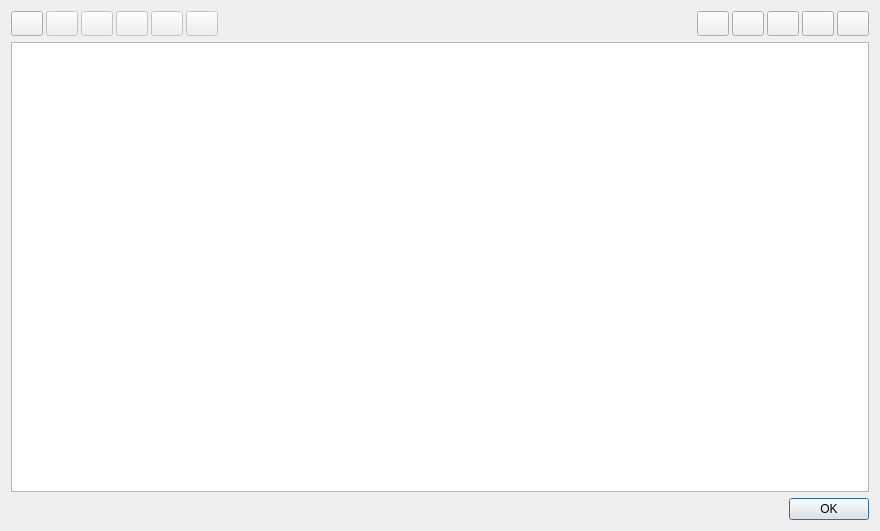
<?xml version="1.0" encoding="UTF-8"?>
<ui version="4.0">
 <class>ConsumerTemplatesForm</class>
 <widget class="QDialog" name="ConsumerTemplatesForm">
  <property name="windowModality">
   <enum>Qt::ApplicationModal</enum>
  </property>
  <property name="geometry">
   <rect>
    <x>0</x>
    <y>0</y>
    <width>880</width>
    <height>531</height>
   </rect>
  </property>
  <property name="windowTitle">
   <string>Data sink definitions</string>
  </property>
  <property name="windowIcon">
   <iconset>
    <normaloff>:/new/icons/qpx.xpm</normaloff>:/new/icons/qpx.xpm</iconset>
  </property>
  <property name="modal">
   <bool>true</bool>
  </property>
  <layout class="QGridLayout" name="gridLayout">
   <item row="0" column="0">
    <layout class="QHBoxLayout" name="horizontalLayout_35">
     <property name="spacing">
      <number>3</number>
     </property>
     <item>
      <widget class="QPushButton" name="pushNew">
       <property name="sizePolicy">
        <sizepolicy hsizetype="Fixed" vsizetype="Fixed">
         <horstretch>0</horstretch>
         <verstretch>0</verstretch>
        </sizepolicy>
       </property>
       <property name="minimumSize">
        <size>
         <width>32</width>
         <height>25</height>
        </size>
       </property>
       <property name="maximumSize">
        <size>
         <width>32</width>
         <height>25</height>
        </size>
       </property>
       <property name="toolTip">
        <string>Add new</string>
       </property>
       <property name="text">
        <string/>
       </property>
       <property name="icon">
        <iconset resource="../resources/icons.qrc">
         <normaloff>:/icons/oxy/16/edit_add.png</normaloff>:/icons/oxy/16/edit_add.png</iconset>
       </property>
       <property name="iconSize">
        <size>
         <width>16</width>
         <height>16</height>
        </size>
       </property>
      </widget>
     </item>
     <item>
      <widget class="QPushButton" name="pushClone">
       <property name="enabled">
        <bool>false</bool>
       </property>
       <property name="sizePolicy">
        <sizepolicy hsizetype="Fixed" vsizetype="Fixed">
         <horstretch>0</horstretch>
         <verstretch>0</verstretch>
        </sizepolicy>
       </property>
       <property name="minimumSize">
        <size>
         <width>32</width>
         <height>25</height>
        </size>
       </property>
       <property name="maximumSize">
        <size>
         <width>32</width>
         <height>25</height>
        </size>
       </property>
       <property name="toolTip">
        <string>Add new</string>
       </property>
       <property name="text">
        <string/>
       </property>
       <property name="icon">
        <iconset resource="../resources/icons.qrc">
         <normaloff>:/icons/oxy/16/revert.png</normaloff>:/icons/oxy/16/revert.png</iconset>
       </property>
       <property name="iconSize">
        <size>
         <width>16</width>
         <height>16</height>
        </size>
       </property>
      </widget>
     </item>
     <item>
      <widget class="QPushButton" name="pushEdit">
       <property name="enabled">
        <bool>false</bool>
       </property>
       <property name="sizePolicy">
        <sizepolicy hsizetype="Fixed" vsizetype="Fixed">
         <horstretch>0</horstretch>
         <verstretch>0</verstretch>
        </sizepolicy>
       </property>
       <property name="minimumSize">
        <size>
         <width>32</width>
         <height>25</height>
        </size>
       </property>
       <property name="maximumSize">
        <size>
         <width>32</width>
         <height>25</height>
        </size>
       </property>
       <property name="toolTip">
        <string>Edit</string>
       </property>
       <property name="text">
        <string/>
       </property>
       <property name="icon">
        <iconset resource="../resources/icons.qrc">
         <normaloff>:/icons/oxy/16/edit.png</normaloff>:/icons/oxy/16/edit.png</iconset>
       </property>
       <property name="iconSize">
        <size>
         <width>16</width>
         <height>16</height>
        </size>
       </property>
      </widget>
     </item>
     <item>
      <widget class="QPushButton" name="pushDelete">
       <property name="enabled">
        <bool>false</bool>
       </property>
       <property name="sizePolicy">
        <sizepolicy hsizetype="Fixed" vsizetype="Fixed">
         <horstretch>0</horstretch>
         <verstretch>0</verstretch>
        </sizepolicy>
       </property>
       <property name="minimumSize">
        <size>
         <width>32</width>
         <height>25</height>
        </size>
       </property>
       <property name="maximumSize">
        <size>
         <width>32</width>
         <height>25</height>
        </size>
       </property>
       <property name="toolTip">
        <string>Remove</string>
       </property>
       <property name="text">
        <string/>
       </property>
       <property name="icon">
        <iconset resource="../resources/icons.qrc">
         <normaloff>:/icons/oxy/16/editdelete.png</normaloff>:/icons/oxy/16/editdelete.png</iconset>
       </property>
       <property name="iconSize">
        <size>
         <width>16</width>
         <height>16</height>
        </size>
       </property>
      </widget>
     </item>
     <item>
      <widget class="QPushButton" name="pushUp">
       <property name="enabled">
        <bool>false</bool>
       </property>
       <property name="sizePolicy">
        <sizepolicy hsizetype="Fixed" vsizetype="Fixed">
         <horstretch>0</horstretch>
         <verstretch>0</verstretch>
        </sizepolicy>
       </property>
       <property name="minimumSize">
        <size>
         <width>32</width>
         <height>25</height>
        </size>
       </property>
       <property name="maximumSize">
        <size>
         <width>32</width>
         <height>25</height>
        </size>
       </property>
       <property name="toolTip">
        <string>Move up</string>
       </property>
       <property name="text">
        <string/>
       </property>
       <property name="icon">
        <iconset resource="../resources/icons.qrc">
         <normaloff>:/icons/oxy/16/up.png</normaloff>:/icons/oxy/16/up.png</iconset>
       </property>
       <property name="iconSize">
        <size>
         <width>16</width>
         <height>16</height>
        </size>
       </property>
      </widget>
     </item>
     <item>
      <widget class="QPushButton" name="pushDown">
       <property name="enabled">
        <bool>false</bool>
       </property>
       <property name="sizePolicy">
        <sizepolicy hsizetype="Fixed" vsizetype="Fixed">
         <horstretch>0</horstretch>
         <verstretch>0</verstretch>
        </sizepolicy>
       </property>
       <property name="minimumSize">
        <size>
         <width>32</width>
         <height>25</height>
        </size>
       </property>
       <property name="maximumSize">
        <size>
         <width>32</width>
         <height>25</height>
        </size>
       </property>
       <property name="toolTip">
        <string>Move down</string>
       </property>
       <property name="text">
        <string/>
       </property>
       <property name="icon">
        <iconset resource="../resources/icons.qrc">
         <normaloff>:/icons/oxy/16/down.png</normaloff>:/icons/oxy/16/down.png</iconset>
       </property>
       <property name="iconSize">
        <size>
         <width>16</width>
         <height>16</height>
        </size>
       </property>
      </widget>
     </item>
     <item>
      <widget class="QLabel" name="label">
       <property name="text">
        <string/>
       </property>
      </widget>
     </item>
     <item>
      <widget class="QPushButton" name="pushClear">
       <property name="sizePolicy">
        <sizepolicy hsizetype="Fixed" vsizetype="Fixed">
         <horstretch>0</horstretch>
         <verstretch>0</verstretch>
        </sizepolicy>
       </property>
       <property name="minimumSize">
        <size>
         <width>32</width>
         <height>25</height>
        </size>
       </property>
       <property name="maximumSize">
        <size>
         <width>32</width>
         <height>25</height>
        </size>
       </property>
       <property name="toolTip">
        <string>Clear all</string>
       </property>
       <property name="text">
        <string/>
       </property>
       <property name="icon">
        <iconset resource="../resources/icons.qrc">
         <normaloff>:/icons/oxy/16/editclear.png</normaloff>:/icons/oxy/16/editclear.png</iconset>
       </property>
       <property name="iconSize">
        <size>
         <width>16</width>
         <height>16</height>
        </size>
       </property>
      </widget>
     </item>
     <item>
      <widget class="QPushButton" name="pushImport">
       <property name="sizePolicy">
        <sizepolicy hsizetype="Fixed" vsizetype="Fixed">
         <horstretch>0</horstretch>
         <verstretch>0</verstretch>
        </sizepolicy>
       </property>
       <property name="minimumSize">
        <size>
         <width>32</width>
         <height>25</height>
        </size>
       </property>
       <property name="maximumSize">
        <size>
         <width>32</width>
         <height>25</height>
        </size>
       </property>
       <property name="toolTip">
        <string>Import</string>
       </property>
       <property name="text">
        <string/>
       </property>
       <property name="icon">
        <iconset resource="../resources/icons.qrc">
         <normaloff>:/icons/oxy/16/document_open_folder.png</normaloff>:/icons/oxy/16/document_open_folder.png</iconset>
       </property>
       <property name="iconSize">
        <size>
         <width>16</width>
         <height>16</height>
        </size>
       </property>
      </widget>
     </item>
     <item>
      <widget class="QPushButton" name="pushExport">
       <property name="sizePolicy">
        <sizepolicy hsizetype="Fixed" vsizetype="Fixed">
         <horstretch>0</horstretch>
         <verstretch>0</verstretch>
        </sizepolicy>
       </property>
       <property name="minimumSize">
        <size>
         <width>32</width>
         <height>25</height>
        </size>
       </property>
       <property name="maximumSize">
        <size>
         <width>32</width>
         <height>25</height>
        </size>
       </property>
       <property name="toolTip">
        <string>Export</string>
       </property>
       <property name="text">
        <string/>
       </property>
       <property name="icon">
        <iconset resource="../resources/icons.qrc">
         <normaloff>:/icons/oxy/16/document_save.png</normaloff>:/icons/oxy/16/document_save.png</iconset>
       </property>
       <property name="iconSize">
        <size>
         <width>16</width>
         <height>16</height>
        </size>
       </property>
      </widget>
     </item>
     <item>
      <widget class="QPushButton" name="pushSetDefault">
       <property name="sizePolicy">
        <sizepolicy hsizetype="Fixed" vsizetype="Fixed">
         <horstretch>0</horstretch>
         <verstretch>0</verstretch>
        </sizepolicy>
       </property>
       <property name="minimumSize">
        <size>
         <width>32</width>
         <height>25</height>
        </size>
       </property>
       <property name="maximumSize">
        <size>
         <width>32</width>
         <height>25</height>
        </size>
       </property>
       <property name="toolTip">
        <string>Make default</string>
       </property>
       <property name="text">
        <string/>
       </property>
       <property name="icon">
        <iconset resource="../resources/icons.qrc">
         <normaloff>:/icons/oxy/16/bookmark.png</normaloff>:/icons/oxy/16/bookmark.png</iconset>
       </property>
       <property name="iconSize">
        <size>
         <width>16</width>
         <height>16</height>
        </size>
       </property>
      </widget>
     </item>
     <item>
      <widget class="QPushButton" name="pushUseDefault">
       <property name="sizePolicy">
        <sizepolicy hsizetype="Fixed" vsizetype="Fixed">
         <horstretch>0</horstretch>
         <verstretch>0</verstretch>
        </sizepolicy>
       </property>
       <property name="minimumSize">
        <size>
         <width>32</width>
         <height>25</height>
        </size>
       </property>
       <property name="maximumSize">
        <size>
         <width>32</width>
         <height>25</height>
        </size>
       </property>
       <property name="toolTip">
        <string>Restore default</string>
       </property>
       <property name="text">
        <string/>
       </property>
       <property name="icon">
        <iconset resource="../resources/icons.qrc">
         <normaloff>:/icons/oxy/16/revert.png</normaloff>:/icons/oxy/16/revert.png</iconset>
       </property>
       <property name="iconSize">
        <size>
         <width>16</width>
         <height>16</height>
        </size>
       </property>
      </widget>
     </item>
    </layout>
   </item>
   <item row="1" column="0">
    <widget class="QTableView" name="spectraSetupView">
     <property name="sizePolicy">
      <sizepolicy hsizetype="Preferred" vsizetype="Expanding">
       <horstretch>0</horstretch>
       <verstretch>0</verstretch>
      </sizepolicy>
     </property>
     <property name="minimumSize">
      <size>
       <width>0</width>
       <height>0</height>
      </size>
     </property>
    </widget>
   </item>
   <item row="2" column="0">
    <widget class="QDialogButtonBox" name="buttonBox">
     <property name="orientation">
      <enum>Qt::Horizontal</enum>
     </property>
     <property name="standardButtons">
      <set>QDialogButtonBox::Ok</set>
     </property>
    </widget>
   </item>
  </layout>
 </widget>
 <resources>
  <include location="../resources/icons.qrc"/>
 </resources>
 <connections>
  <connection>
   <sender>buttonBox</sender>
   <signal>accepted()</signal>
   <receiver>ConsumerTemplatesForm</receiver>
   <slot>accept()</slot>
   <hints>
    <hint type="sourcelabel">
     <x>248</x>
     <y>254</y>
    </hint>
    <hint type="destinationlabel">
     <x>157</x>
     <y>274</y>
    </hint>
   </hints>
  </connection>
  <connection>
   <sender>buttonBox</sender>
   <signal>rejected()</signal>
   <receiver>ConsumerTemplatesForm</receiver>
   <slot>reject()</slot>
   <hints>
    <hint type="sourcelabel">
     <x>316</x>
     <y>260</y>
    </hint>
    <hint type="destinationlabel">
     <x>286</x>
     <y>274</y>
    </hint>
   </hints>
  </connection>
 </connections>
</ui>
